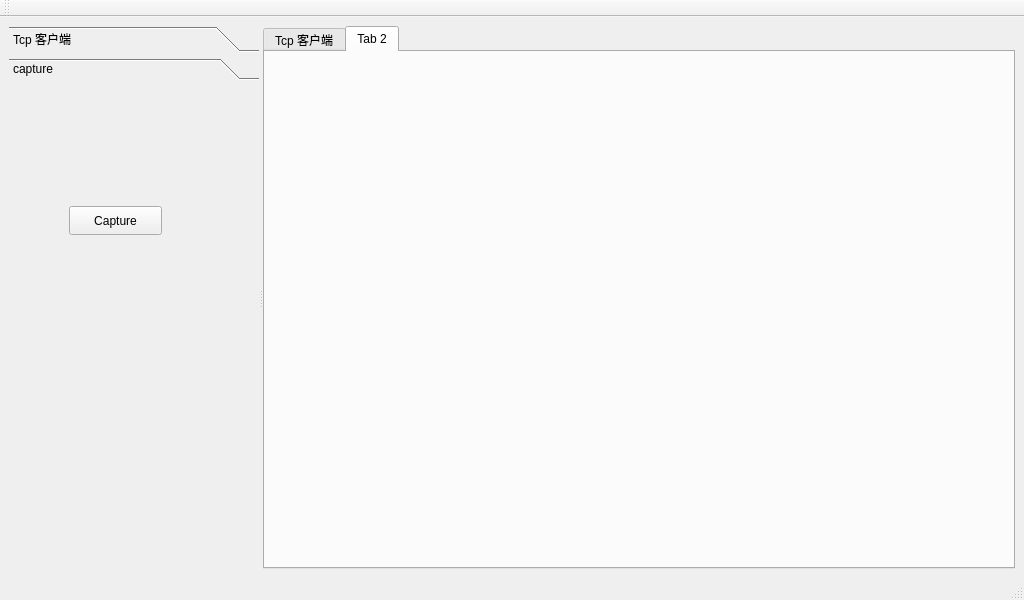
<?xml version="1.0" encoding="UTF-8"?>
<ui version="4.0">
 <class>MainWindow</class>
 <widget class="QMainWindow" name="MainWindow">
  <property name="geometry">
   <rect>
    <x>0</x>
    <y>0</y>
    <width>1024</width>
    <height>600</height>
   </rect>
  </property>
  <property name="windowTitle">
   <string>MainWindow</string>
  </property>
  <widget class="QWidget" name="centralwidget">
   <layout class="QHBoxLayout" name="horizontalLayout">
    <item>
     <widget class="QSplitter" name="splitter">
      <property name="orientation">
       <enum>Qt::Horizontal</enum>
      </property>
      <widget class="QToolBox" name="toolBox">
       <property name="minimumSize">
        <size>
         <width>250</width>
         <height>0</height>
        </size>
       </property>
       <property name="maximumSize">
        <size>
         <width>350</width>
         <height>16777215</height>
        </size>
       </property>
       <property name="currentIndex">
        <number>1</number>
       </property>
       <widget class="QWidget" name="pageTcpClient">
        <property name="geometry">
         <rect>
          <x>0</x>
          <y>0</y>
          <width>250</width>
          <height>444</height>
         </rect>
        </property>
        <property name="minimumSize">
         <size>
          <width>250</width>
          <height>250</height>
         </size>
        </property>
        <property name="maximumSize">
         <size>
          <width>350</width>
          <height>500</height>
         </size>
        </property>
        <attribute name="label">
         <string>Tcp 客户端</string>
        </attribute>
        <layout class="QVBoxLayout" name="verticalLayout">
         <item>
          <widget class="QGroupBox" name="groupBox">
           <property name="title">
            <string/>
           </property>
           <layout class="QHBoxLayout" name="horizontalLayout_4">
            <item>
             <layout class="QGridLayout" name="gridLayout">
              <item row="2" column="0" colspan="2">
               <widget class="QLabel" name="label_3">
                <property name="sizePolicy">
                 <sizepolicy hsizetype="Fixed" vsizetype="Preferred">
                  <horstretch>0</horstretch>
                  <verstretch>0</verstretch>
                 </sizepolicy>
                </property>
                <property name="text">
                 <string>连接数/线程数(1-10)</string>
                </property>
               </widget>
              </item>
              <item row="2" column="3">
               <spacer name="horizontalSpacer">
                <property name="orientation">
                 <enum>Qt::Horizontal</enum>
                </property>
                <property name="sizeHint" stdset="0">
                 <size>
                  <width>40</width>
                  <height>20</height>
                 </size>
                </property>
               </spacer>
              </item>
              <item row="3" column="0" colspan="4">
               <widget class="QPushButton" name="btnTcpConnect">
                <property name="text">
                 <string>连接</string>
                </property>
               </widget>
              </item>
              <item row="1" column="0">
               <widget class="QLabel" name="label_2">
                <property name="text">
                 <string>主机端口</string>
                </property>
               </widget>
              </item>
              <item row="2" column="2">
               <widget class="QSpinBox" name="spinLinkThread">
                <property name="minimum">
                 <number>1</number>
                </property>
                <property name="maximum">
                 <number>10</number>
                </property>
               </widget>
              </item>
              <item row="0" column="0">
               <widget class="QLabel" name="label">
                <property name="text">
                 <string>主机地址</string>
                </property>
               </widget>
              </item>
              <item row="1" column="1" colspan="3">
               <widget class="QLineEdit" name="editHostPort">
                <property name="text">
                 <string>23333</string>
                </property>
                <property name="maxLength">
                 <number>65535</number>
                </property>
               </widget>
              </item>
              <item row="0" column="1" colspan="3">
               <widget class="QLineEdit" name="editHostIP">
                <property name="text">
                 <string>192.168.211.103</string>
                </property>
               </widget>
              </item>
             </layout>
            </item>
           </layout>
          </widget>
         </item>
         <item>
          <spacer name="verticalSpacer">
           <property name="orientation">
            <enum>Qt::Vertical</enum>
           </property>
           <property name="sizeHint" stdset="0">
            <size>
             <width>20</width>
             <height>330</height>
            </size>
           </property>
          </spacer>
         </item>
        </layout>
       </widget>
       <widget class="QWidget" name="pageAVCapture">
        <property name="geometry">
         <rect>
          <x>0</x>
          <y>0</y>
          <width>250</width>
          <height>444</height>
         </rect>
        </property>
        <attribute name="label">
         <string>capture</string>
        </attribute>
        <widget class="QPushButton" name="btmCapature">
         <property name="geometry">
          <rect>
           <x>60</x>
           <y>120</y>
           <width>93</width>
           <height>29</height>
          </rect>
         </property>
         <property name="text">
          <string>Capture</string>
         </property>
        </widget>
       </widget>
      </widget>
      <widget class="QTabWidget" name="tabWidget">
       <property name="currentIndex">
        <number>1</number>
       </property>
       <widget class="QWidget" name="tabTcpClient">
        <attribute name="title">
         <string>Tcp 客户端</string>
        </attribute>
        <layout class="QHBoxLayout" name="horizontalLayout_2">
         <item>
          <widget class="QGroupBox" name="groupBox_2">
           <property name="title">
            <string/>
           </property>
           <layout class="QVBoxLayout" name="verticalLayout_2">
            <item>
             <widget class="QPlainTextEdit" name="plainTextEdit"/>
            </item>
            <item>
             <layout class="QGridLayout" name="gridLayout_2">
              <item row="0" column="0">
               <widget class="QRadioButton" name="rbText">
                <property name="text">
                 <string>字符文本</string>
                </property>
                <property name="checked">
                 <bool>true</bool>
                </property>
                <attribute name="buttonGroup">
                 <string notr="true">buttonGroup_2</string>
                </attribute>
               </widget>
              </item>
              <item row="1" column="0">
               <widget class="QRadioButton" name="rbRandom">
                <property name="text">
                 <string>随机数据</string>
                </property>
                <attribute name="buttonGroup">
                 <string notr="true">buttonGroup_2</string>
                </attribute>
               </widget>
              </item>
              <item row="1" column="1">
               <widget class="QSpinBox" name="spinBlockSize">
                <property name="suffix">
                 <string/>
                </property>
                <property name="minimum">
                 <number>250</number>
                </property>
                <property name="maximum">
                 <number>1000</number>
                </property>
                <property name="singleStep">
                 <number>250</number>
                </property>
                <property name="value">
                 <number>512</number>
                </property>
               </widget>
              </item>
              <item row="1" column="2">
               <widget class="QRadioButton" name="rbBytes">
                <property name="text">
                 <string>Bytes</string>
                </property>
                <attribute name="buttonGroup">
                 <string notr="true">buttonGroup</string>
                </attribute>
               </widget>
              </item>
              <item row="1" column="3">
               <widget class="QRadioButton" name="rbKB">
                <property name="text">
                 <string>KB</string>
                </property>
                <property name="checked">
                 <bool>true</bool>
                </property>
                <attribute name="buttonGroup">
                 <string notr="true">buttonGroup</string>
                </attribute>
               </widget>
              </item>
              <item row="1" column="4">
               <widget class="QRadioButton" name="rbMB">
                <property name="text">
                 <string>MB</string>
                </property>
                <attribute name="buttonGroup">
                 <string notr="true">buttonGroup</string>
                </attribute>
               </widget>
              </item>
              <item row="1" column="5">
               <widget class="QLabel" name="label_4">
                <property name="text">
                 <string>发送次数</string>
                </property>
               </widget>
              </item>
              <item row="1" column="6">
               <widget class="QLineEdit" name="lineEdit_2">
                <property name="sizePolicy">
                 <sizepolicy hsizetype="Fixed" vsizetype="Fixed">
                  <horstretch>0</horstretch>
                  <verstretch>0</verstretch>
                 </sizepolicy>
                </property>
                <property name="text">
                 <string>1</string>
                </property>
               </widget>
              </item>
              <item row="1" column="7">
               <widget class="QPushButton" name="btnTcpSend">
                <property name="sizePolicy">
                 <sizepolicy hsizetype="Fixed" vsizetype="Fixed">
                  <horstretch>0</horstretch>
                  <verstretch>0</verstretch>
                 </sizepolicy>
                </property>
                <property name="text">
                 <string>发送</string>
                </property>
               </widget>
              </item>
              <item row="1" column="8">
               <spacer name="horizontalSpacer_2">
                <property name="orientation">
                 <enum>Qt::Horizontal</enum>
                </property>
                <property name="sizeHint" stdset="0">
                 <size>
                  <width>13</width>
                  <height>20</height>
                 </size>
                </property>
               </spacer>
              </item>
              <item row="0" column="1" colspan="7">
               <widget class="QLineEdit" name="editTextData"/>
              </item>
             </layout>
            </item>
           </layout>
          </widget>
         </item>
        </layout>
       </widget>
       <widget class="QWidget" name="tab_2">
        <attribute name="title">
         <string>Tab 2</string>
        </attribute>
       </widget>
      </widget>
     </widget>
    </item>
   </layout>
  </widget>
  <widget class="QMenuBar" name="menubar">
   <property name="geometry">
    <rect>
     <x>0</x>
     <y>0</y>
     <width>1024</width>
     <height>26</height>
    </rect>
   </property>
  </widget>
  <widget class="QStatusBar" name="statusbar"/>
  <widget class="QToolBar" name="toolBar">
   <property name="windowTitle">
    <string>toolBar</string>
   </property>
   <attribute name="toolBarArea">
    <enum>TopToolBarArea</enum>
   </attribute>
   <attribute name="toolBarBreak">
    <bool>false</bool>
   </attribute>
  </widget>
 </widget>
 <resources/>
 <connections/>
 <buttongroups>
  <buttongroup name="buttonGroup"/>
  <buttongroup name="buttonGroup_2"/>
 </buttongroups>
</ui>
